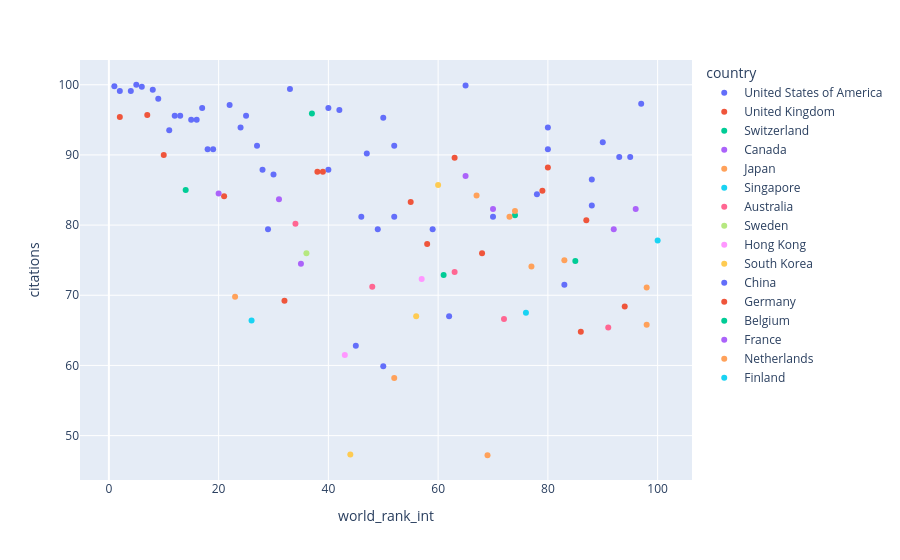

This figure's notebook cell:
### Code cell
# Step 1: Create the traces of the plots
px.scatter(df_years,
           x='world_rank_int',
           y='citations',
           color='country').show()

### Figure 1 — Plotly figure (JSON) as saved in the notebook; plotly's stock layout.template omitted (floating-point values rounded to 4 significant figures)
{"data": [{"hovertemplate": "country=United States of America<br>world_rank_int=%{x}<br>citations=%{y}<extra></extra>", "legendgroup": "United States of America", "marker": {"color": "#636efa", "symbol": "circle"}, "mode": "markers", "name": "United States of America", "orientation": "v", "showlegend": true, "type": "scatter", "x": [1, 2, 4, 5, 6, 8, 9, 11, 12, 13, 15, 16, 17, 18, 19, 22, 24, 25, 27, 28, 29, 30, 33, 40, 40, 42, 46, 47, 49, 50, 52, 52, 59, 62, 65, 70, 78, 80, 80, 83, 88, 88, 90, 93, 95, 97], "xaxis": "x", "y": [99.8, 99.1, 99.1, 100.0, 99.7, 99.3, 98.0, 93.5, 95.6, 95.6, 95.0, 95.0, 96.7, 90.8, 90.8, 97.1, 93.9, 95.6, 91.3, 87.9, 79.4, 87.2, 99.4, 87.9, 96.7, 96.4, 81.2, 90.2, 79.4, 95.3, 91.3, 81.2, 79.4, 67.0, 99.9, 81.2, 84.4, 90.8, 93.9, 71.5, 82.8, 86.5, 91.8, 89.7, 89.7, 97.3], "yaxis": "y"}, {"hovertemplate": "country=United Kingdom<br>world_rank_int=%{x}<br>citations=%{y}<extra></extra>", "legendgroup": "United Kingdom", "marker": {"color": "#EF553B", "symbol": "circle"}, "mode": "markers", "name": "United Kingdom", "orientation": "v", "showlegend": true, "type": "scatter", "x": [2, 7, 10, 21, 32, 38, 39, 58, 79, 80], "xaxis": "x", "y": [95.4, 95.7, 90.0, 84.1, 69.2, 87.6, 87.6, 77.3, 84.9, 88.2], "yaxis": "y"}, {"hovertemplate": "country=Switzerland<br>world_rank_int=%{x}<br>citations=%{y}<extra></extra>", "legendgroup": "Switzerland", "marker": {"color": "#00cc96", "symbol": "circle"}, "mode": "markers", "name": "Switzerland", "orientation": "v", "showlegend": true, "type": "scatter", "x": [14, 37, 74], "xaxis": "x", "y": [85.0, 95.9, 81.4], "yaxis": "y"}, {"hovertemplate": "country=Canada<br>world_rank_int=%{x}<br>citations=%{y}<extra></extra>", "legendgroup": "Canada", "marker": {"color": "#ab63fa", "symbol": "circle"}, "mode": "markers", "name": "Canada", "orientation": "v", "showlegend": true, "type": "scatter", "x": [20, 31, 35, 92], "xaxis": "x", "y": [84.5, 83.7, 74.5, 79.4], "yaxis": "y"}, {"hovertemplate": "country=Japan<br>world_rank_int=%{x}<br>citations=%{y}<extra></extra>", "legendgroup": "Japan", "marker": {"color": "#FFA15A", "symbol": "circle"}, "mode": "markers", "name": "Japan", "orientation": "v", "showlegend": true, "type": "scatter", "x": [23, 52], "xaxis": "x", "y": [69.8, 58.2], "yaxis": "y"}, {"hovertemplate": "country=Singapore<br>world_rank_int=%{x}<br>citations=%{y}<extra></extra>", "legendgroup": "Singapore", "marker": {"color": "#19d3f3", "symbol": "circle"}, "mode": "markers", "name": "Singapore", "orientation": "v", "showlegend": true, "type": "scatter", "x": [26, 76], "xaxis": "x", "y": [66.4, 67.5], "yaxis": "y"}, {"hovertemplate": "country=Australia<br>world_rank_int=%{x}<br>citations=%{y}<extra></extra>", "legendgroup": "Australia", "marker": {"color": "#FF6692", "symbol": "circle"}, "mode": "markers", "name": "Australia", "orientation": "v", "showlegend": true, "type": "scatter", "x": [34, 48, 63, 72, 91], "xaxis": "x", "y": [80.2, 71.2, 73.3, 66.6, 65.4], "yaxis": "y"}, {"hovertemplate": "country=Sweden<br>world_rank_int=%{x}<br>citations=%{y}<extra></extra>", "legendgroup": "Sweden", "marker": {"color": "#B6E880", "symbol": "circle"}, "mode": "markers", "name": "Sweden", "orientation": "v", "showlegend": true, "type": "scatter", "x": [36], "xaxis": "x", "y": [76.0], "yaxis": "y"}, {"hovertemplate": "country=Hong Kong<br>world_rank_int=%{x}<br>citations=%{y}<extra></extra>", "legendgroup": "Hong Kong", "marker": {"color": "#FF97FF", "symbol": "circle"}, "mode": "markers", "name": "Hong Kong", "orientation": "v", "showlegend": true, "type": "scatter", "x": [43, 57], "xaxis": "x", "y": [61.5, 72.3], "yaxis": "y"}, {"hovertemplate": "country=South Korea<br>world_rank_int=%{x}<br>citations=%{y}<extra></extra>", "legendgroup": "South Korea", "marker": {"color": "#FECB52", "symbol": "circle"}, "mode": "markers", "name": "South Korea", "orientation": "v", "showlegend": true, "type": "scatter", "x": [44, 56, 60], "xaxis": "x", "y": [47.3, 67.0, 85.7], "yaxis": "y"}, {"hovertemplate": "country=China<br>world_rank_int=%{x}<br>citations=%{y}<extra></extra>", "legendgroup": "China", "marker": {"color": "#636efa", "symbol": "circle"}, "mode": "markers", "name": "China", "orientation": "v", "showlegend": true, "type": "scatter", "x": [45, 50], "xaxis": "x", "y": [62.8, 59.9], "yaxis": "y"}, {"hovertemplate": "country=Germany<br>world_rank_int=%{x}<br>citations=%{y}<extra></extra>", "legendgroup": "Germany", "marker": {"color": "#EF553B", "symbol": "circle"}, "mode": "markers", "name": "Germany", "orientation": "v", "showlegend": true, "type": "scatter", "x": [55, 63, 68, 86, 87, 94], "xaxis": "x", "y": [83.3, 89.6, 76.0, 64.8, 80.7, 68.4], "yaxis": "y"}, {"hovertemplate": "country=Belgium<br>world_rank_int=%{x}<br>citations=%{y}<extra></extra>", "legendgroup": "Belgium", "marker": {"color": "#00cc96", "symbol": "circle"}, "mode": "markers", "name": "Belgium", "orientation": "v", "showlegend": true, "type": "scatter", "x": [61, 85], "xaxis": "x", "y": [72.9, 74.9], "yaxis": "y"}, {"hovertemplate": "country=France<br>world_rank_int=%{x}<br>citations=%{y}<extra></extra>", "legendgroup": "France", "marker": {"color": "#ab63fa", "symbol": "circle"}, "mode": "markers", "name": "France", "orientation": "v", "showlegend": true, "type": "scatter", "x": [65, 70, 96], "xaxis": "x", "y": [87.0, 82.3, 82.3], "yaxis": "y"}, {"hovertemplate": "country=Netherlands<br>world_rank_int=%{x}<br>citations=%{y}<extra></extra>", "legendgroup": "Netherlands", "marker": {"color": "#FFA15A", "symbol": "circle"}, "mode": "markers", "name": "Netherlands", "orientation": "v", "showlegend": true, "type": "scatter", "x": [67, 69, 73, 74, 77, 83, 98, 98], "xaxis": "x", "y": [84.2, 47.2, 81.2, 82.0, 74.1, 75.0, 65.8, 71.1], "yaxis": "y"}, {"hovertemplate": "country=Finland<br>world_rank_int=%{x}<br>citations=%{y}<extra></extra>", "legendgroup": "Finland", "marker": {"color": "#19d3f3", "symbol": "circle"}, "mode": "markers", "name": "Finland", "orientation": "v", "showlegend": true, "type": "scatter", "x": [100], "xaxis": "x", "y": [77.8], "yaxis": "y"}], "layout": {"autosize": true, "legend": {"title": {"text": "country"}, "tracegroupgap": 0}, "margin": {"t": 60}, "xaxis": {"anchor": "y", "autorange": true, "domain": [0, 1], "range": [-5.789, 106.8], "title": {"text": "world_rank_int"}, "type": "linear"}, "yaxis": {"anchor": "x", "autorange": true, "domain": [0, 1], "range": [43.11, 104.1], "title": {"text": "citations"}, "type": "linear"}}}
